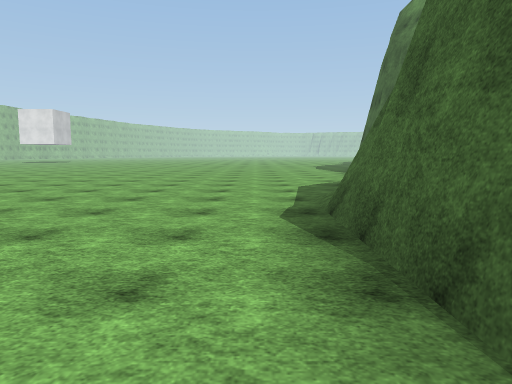
view 1 (above)

24 first-person views from a walk through a Unity game level. The camera is 1.4 m above the floor, tilts 6° down and sees 70° across. The floor is counted in squares, 2 m on a side. Each view is taken from the middle of a square. On the plan, view 1 faces up. The plan holds only what a view shows up to about 11 squares ahead; the rest is blank. The place goes on beyond the plan. Surface patterns are stand-ins for the level's own textures.

view 2
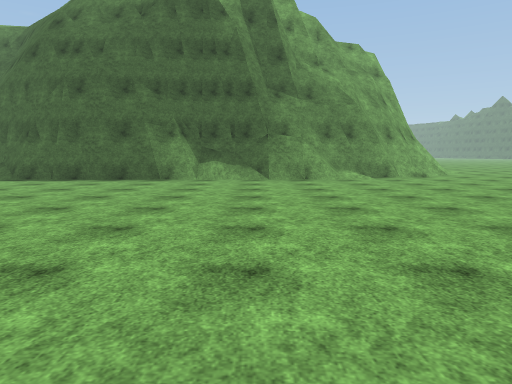

view 3
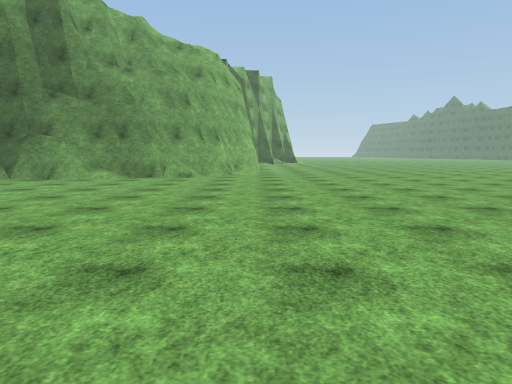

view 4
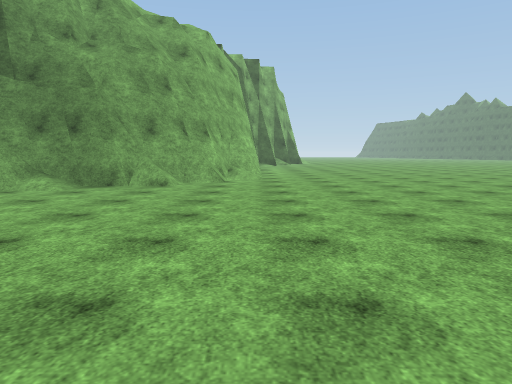

view 5
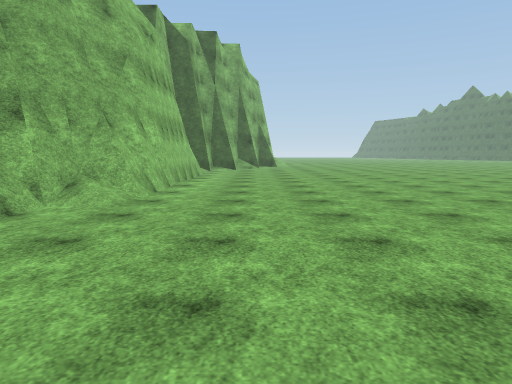

view 6
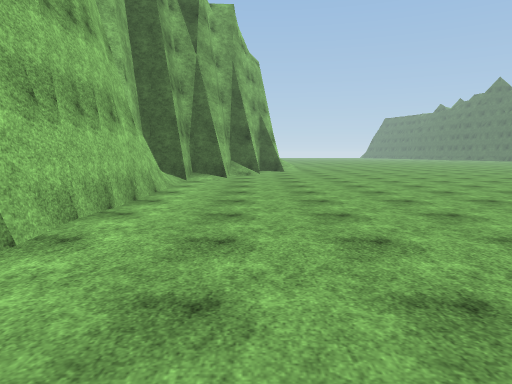

view 7
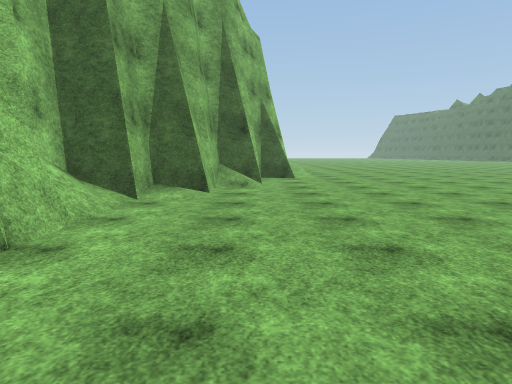

view 8
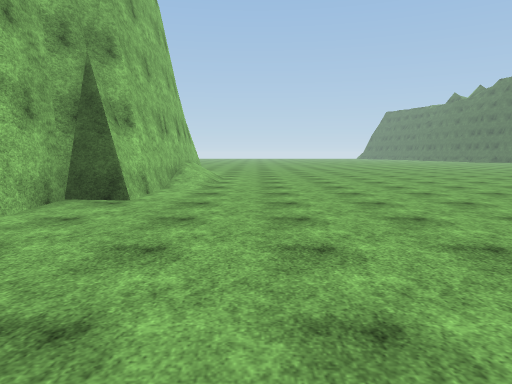

view 9
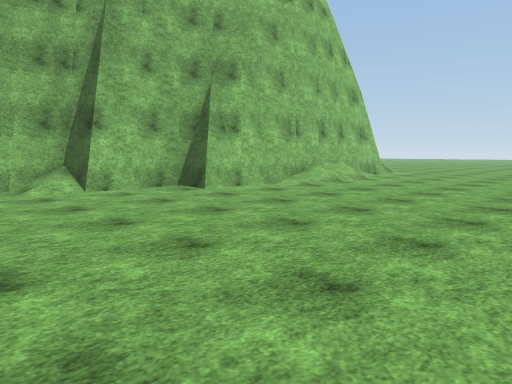

view 10
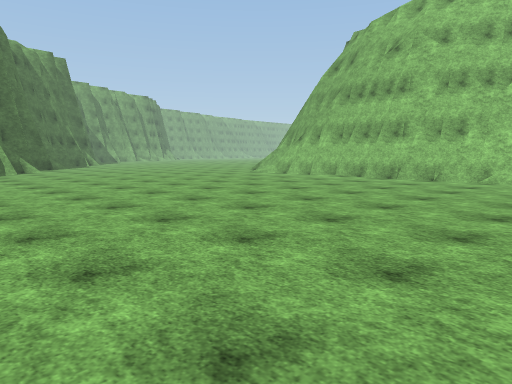

view 11
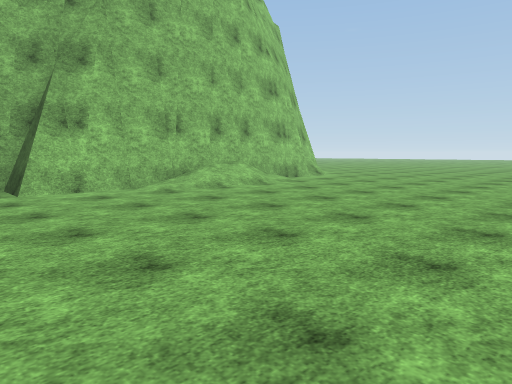

view 12
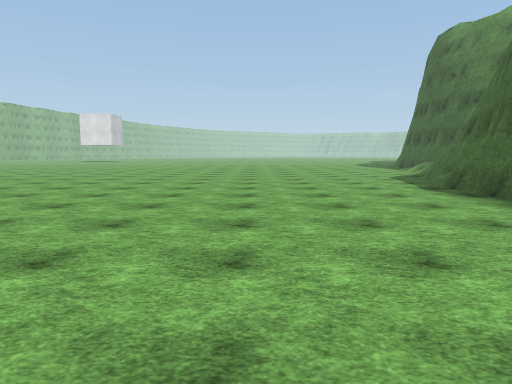

view 13
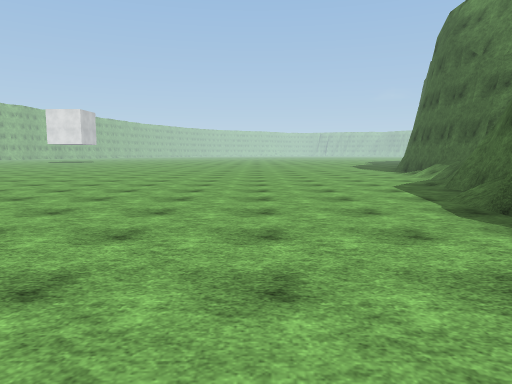

view 14
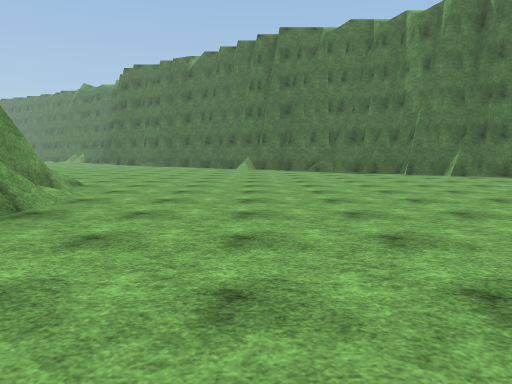

view 15
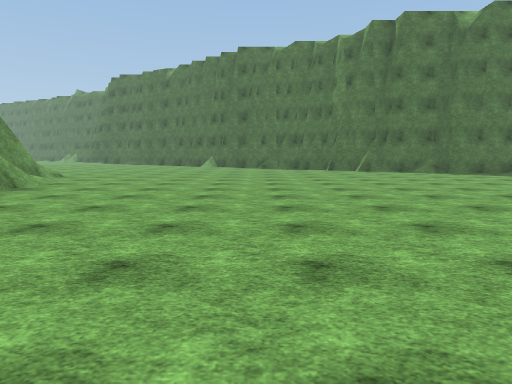

view 16
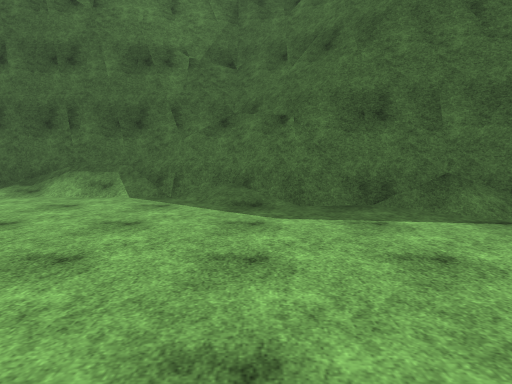

view 17
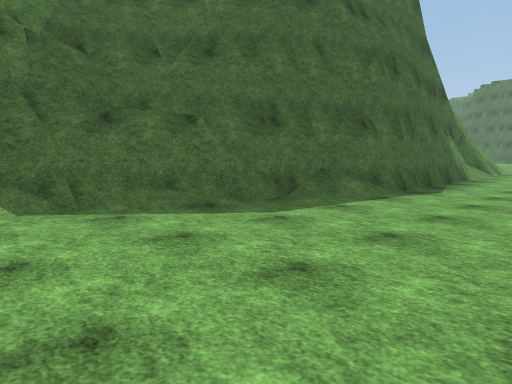

view 18
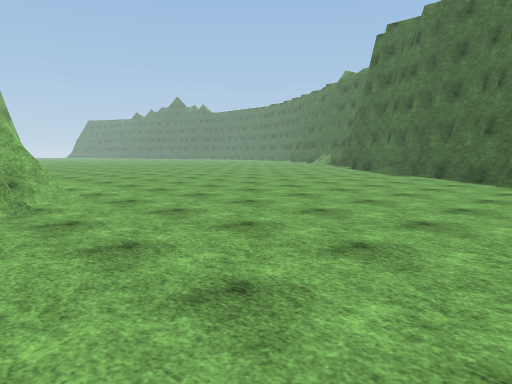

view 19
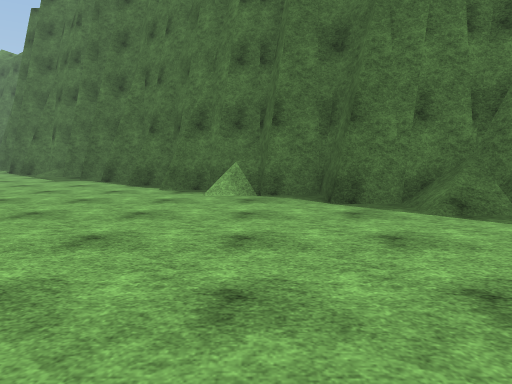

view 20
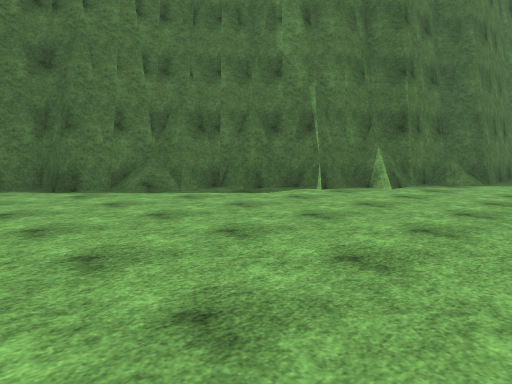

view 21
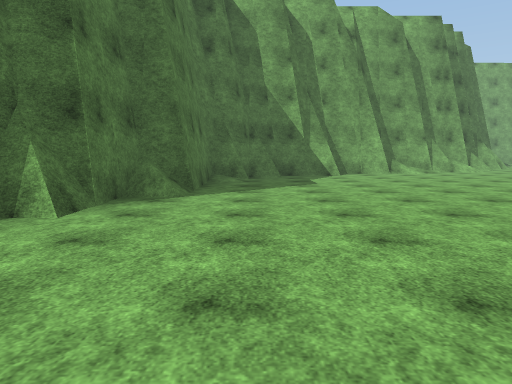

view 22
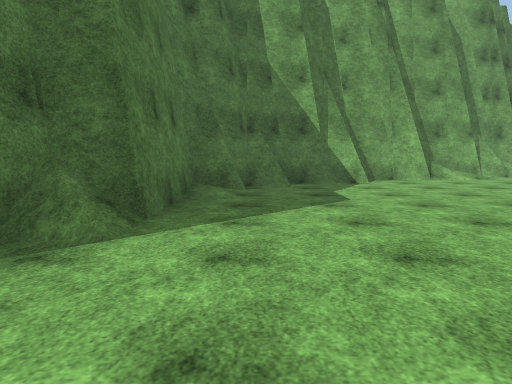

view 23
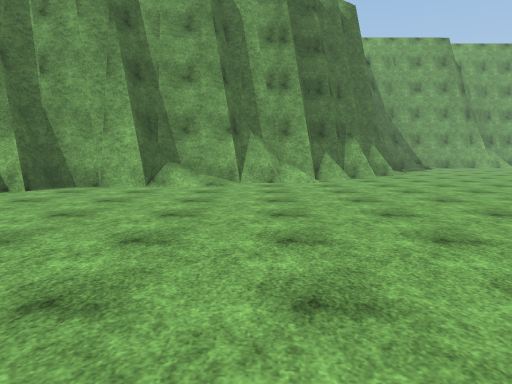

view 24
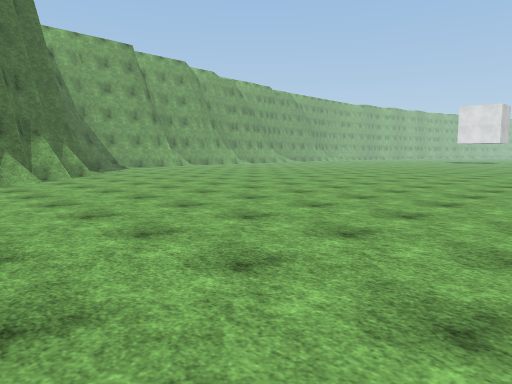

### Floor plan
Key: @ floor where view 1 was taken; # wall or solid block; . floor; / step, stairs or slope; = window, fence, low wall or low ledge.
Columns run from 21 left of view 1 to 25 right of it. Each row starts with its distance up from view 1.
 11         ... ............/#
 10        .... ............/#
  9       .....  .........../#
  8      ................../##
  7     ...................##
  6  ......................#
  5  ...................../#
  4  ........... .........##
  3 #...........  ........#
  2 ##........... ........#
  1  ##..........  .......#
  0   #/......... .......@##
 -1   ##................../#
 -2    #/................./#
 -3    #/.................##
 -4    ##.................=#
 -5     #................./#
 -6     ##.................##
 -7      #................./##
 -8      ##.................####    ####
 -9       #####............../#######//##
-10           ###=...................../###
-11             ###....................../###
-12               ##........................#######
-13               ##...........................//..
-14                ###.............................
-15                  ###...........................
-16                    ##..........................
-17                     ##.........................
-18                      ###.......................
-19                        ##..     ....  ........

Positions as (right, up) in squares from view 1, and headings:
1: (0, 0), facing up
2: (-9, -2), facing right
3: (-9, -9), facing right
4: (-6, -9), facing right
5: (-1, -11), facing right
6: (4, -11), facing right
7: (8, -11), facing right
8: (13, -14), facing right
9: (14, -18), facing up-right
10: (14, -19), facing up-left
11: (17, -19), facing up-right
12: (-3, -3), facing up
13: (-2, 0), facing up
14: (-2, 1), facing down
15: (-4, 4), facing down
16: (-3, 8), facing right
17: (-2, 11), facing down-right
18: (-2, -7), facing down-right
19: (-2, -9), facing down
20: (-1, -7), facing down-left
21: (-4, -8), facing left
22: (-7, -8), facing left
23: (-9, -1), facing left
24: (-9, -1), facing up-left
